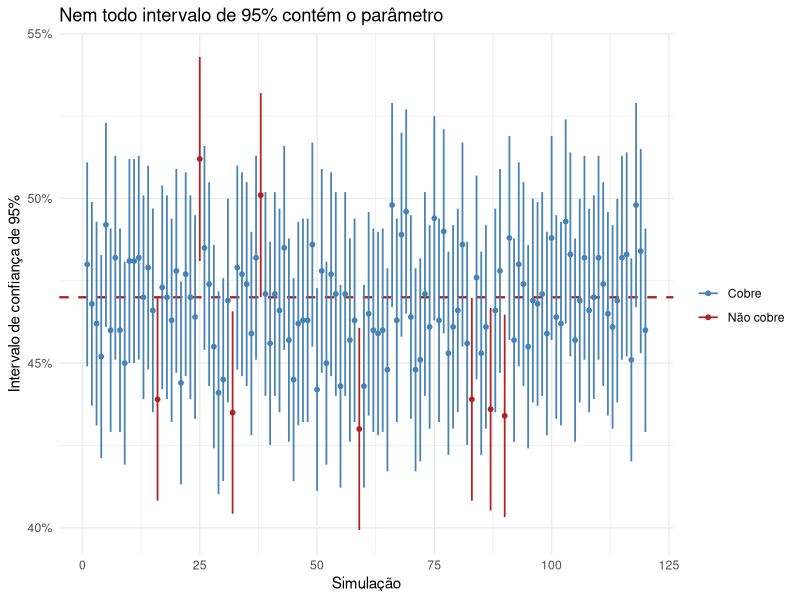
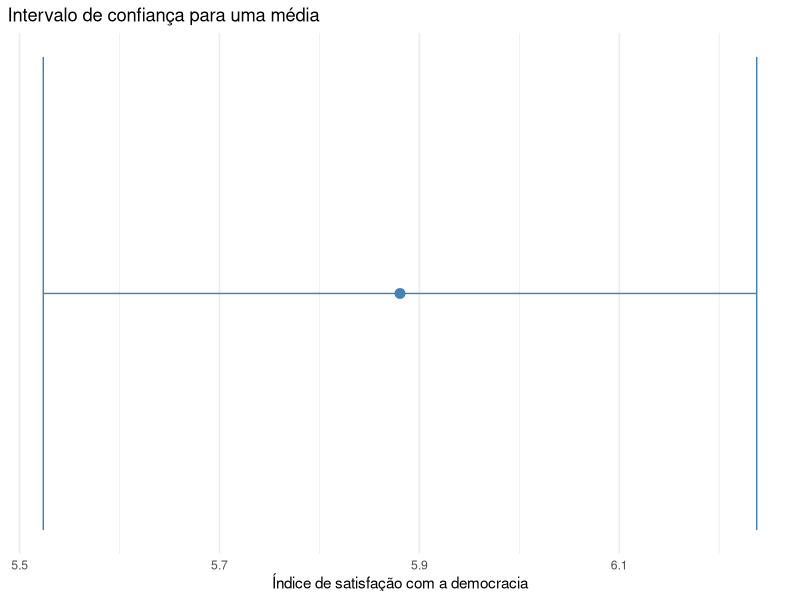

The R script that drew these images, in order:
# Aula 8 - Laboratório: inferência e intervalos de confiança
# Métodos Quantitativos e Técnicas em Ciência Política I / Métodos III
#
# Objetivo:
# 1. calcular uma estimativa pontual;
# 2. calcular erro-padrão e margem de erro;
# 3. construir intervalos de confiança para proporções;
# 4. simular a cobertura de intervalos de confiança;
# 5. comparar confiança, precisão e tamanho da amostra;
# 6. calcular um intervalo de confiança para uma média.

options(scipen = 999)


library(dplyr)
library(ggplot2)
library(scales)
library(tibble)


set.seed(20260624)


# -------------------------------------------------------------------
# 1. Uma população simulada
# -------------------------------------------------------------------

# Esta população não descreve uma pesquisa real.
# Ela serve para estudar a lógica dos intervalos de confiança.
#
# Imagine que queremos estimar a proporção de eleitores que aprova o governo.
# Como estamos simulando, sabemos o parâmetro verdadeiro.
# Em uma pesquisa real, esse parâmetro seria desconhecido.

n_populacao <- 100000
proporcao_verdadeira <- 0.47

populacao <- tibble(
  id = 1:n_populacao,
  aprova = rbinom(n_populacao, size = 1, prob = proporcao_verdadeira)
)

# Validação lógica simples:
# aprova deve ser sempre 0 ou 1 e não deve ter valores ausentes.

sum(is.na(populacao$aprova))
table(populacao$aprova)
mean(populacao$aprova)


# -------------------------------------------------------------------
# 2. Uma amostra e uma estimativa pontual
# -------------------------------------------------------------------

n_amostra <- 1000

amostra <- populacao |>
  slice_sample(n = n_amostra)

estimativa <- mean(amostra$aprova)
estimativa

# A estimativa pontual é o melhor chute com base na amostra.
# Mas ela não mostra sozinha quanta incerteza existe.


# -------------------------------------------------------------------
# 3. Erro-padrão, margem de erro e intervalo de confiança
# -------------------------------------------------------------------

# Para uma proporção, o erro-padrão aproximado é:
#
# EP = sqrt(p_chapeu * (1 - p_chapeu) / n)

erro_padrao <- sqrt(estimativa * (1 - estimativa) / n_amostra)
erro_padrao

# Para 95% de confiança, usamos aproximadamente 1,96.

z_95 <- qnorm(0.975)
z_95

margem_erro <- z_95 * erro_padrao
margem_erro

limite_inferior <- estimativa - margem_erro
limite_superior <- estimativa + margem_erro

intervalo_confianca <- tibble(
  estimativa = estimativa,
  erro_padrao = erro_padrao,
  margem_erro = margem_erro,
  limite_inferior = limite_inferior,
  limite_superior = limite_superior
)

intervalo_confianca

# Em percentual:

intervalo_confianca |>
  mutate(across(everything(), ~ percent(.x, accuracy = 0.1, decimal.mark = ",")))


# Tarefa 1:
# Troque n_amostra para 400, 1000 e 2400.
# O que acontece com a margem de erro?
# A estimativa muda exatamente do mesmo jeito que a margem de erro?


# -------------------------------------------------------------------
# 4. O que significa 95% de confiança?
# -------------------------------------------------------------------

# Vamos repetir a pesquisa muitas vezes.
# Em cada repetição, sorteamos uma amostra, calculamos a estimativa
# e construímos um intervalo de confiança.
#
# Como estamos em uma simulação, sabemos se cada intervalo contém
# a proporção verdadeira.

n_simulacoes <- 1000

simulacoes <- tibble(
  simulacao = 1:n_simulacoes,
  sucessos = rbinom(n_simulacoes, size = n_amostra, prob = proporcao_verdadeira)
) |>
  mutate(
    estimativa = sucessos / n_amostra,
    erro_padrao = sqrt(estimativa * (1 - estimativa) / n_amostra),
    margem_erro = z_95 * erro_padrao,
    limite_inferior = estimativa - margem_erro,
    limite_superior = estimativa + margem_erro,
    cobre_parametro = limite_inferior <= proporcao_verdadeira &
      limite_superior >= proporcao_verdadeira
  )

mean(simulacoes$cobre_parametro)

# O resultado deve ficar perto de 0,95, mas não precisa ser exatamente 0,95.
# A interpretação correta é sobre o procedimento repetido:
# se repetíssemos a pesquisa muitas vezes, cerca de 95% dos intervalos
# conteriam o parâmetro verdadeiro.


# -------------------------------------------------------------------
# 5. Visualizando a cobertura
# -------------------------------------------------------------------

simulacoes_grafico <- simulacoes |>
  filter(simulacao <= 120) |>
  mutate(
    status = if_else(cobre_parametro, "Cobre", "Não cobre"),
    status = factor(status, levels = c("Cobre", "Não cobre"))
  )

ggplot(simulacoes_grafico) +
  geom_hline(
    yintercept = proporcao_verdadeira,
    color = "firebrick",
    linetype = "dashed",
    linewidth = 0.8
  ) +
  geom_segment(
    aes(
      x = simulacao,
      xend = simulacao,
      y = limite_inferior,
      yend = limite_superior,
      color = status
    ),
    linewidth = 0.6
  ) +
  geom_point(aes(x = simulacao, y = estimativa, color = status), size = 1.3) +
  scale_color_manual(values = c("Cobre" = "steelblue", "Não cobre" = "firebrick")) +
  scale_y_continuous(labels = label_percent(accuracy = 1, decimal.mark = ",")) +
  labs(
    x = "Simulação",
    y = "Intervalo de confiança de 95%",
    color = "",
    title = "Nem todo intervalo de 95% contém o parâmetro"
  ) +
  theme_minimal()


# Tarefa 2:
# Rode a simulação com 100, 1000 e 5000 repetições.
# A cobertura observada se aproxima de 95% quando o número de simulações cresce?


# -------------------------------------------------------------------
# 6. Confiança e precisão
# -------------------------------------------------------------------

# Aumentar o nível de confiança aumenta a chance de cobertura.
# Mas isso tem custo: o intervalo fica mais largo.

niveis <- tibble(
  nivel = c(0.80, 0.90, 0.95, 0.99)
) |>
  mutate(
    z_critico = qnorm(1 - (1 - nivel) / 2),
    margem_erro = z_critico * erro_padrao
  )

niveis

niveis |>
  mutate(
    nivel = percent(nivel, accuracy = 1, decimal.mark = ","),
    margem_erro = percent(margem_erro, accuracy = 0.1, decimal.mark = ",")
  )


# Tarefa 3:
# Por que um intervalo de 99% é mais largo que um intervalo de 95%?
# Se você precisa de mais confiança, o que acontece com a precisão?


# -------------------------------------------------------------------
# 7. Tamanho de amostra para proporções
# -------------------------------------------------------------------

# Para 95% de confiança, uma aproximação comum para proporções é:
#
# n = 1,96^2 * p * (1 - p) / margem^2
#
# Quando não sabemos p, usamos p = 0,5.
# Esse é o caso mais conservador, porque maximiza p * (1 - p).

margens_desejadas <- tibble(
  margem = c(0.05, 0.03, 0.02, 0.01)
) |>
  mutate(
    n_necessario = ceiling(z_95^2 * 0.5 * 0.5 / margem^2)
  )

margens_desejadas

margens_desejadas |>
  mutate(
    margem = percent(margem, accuracy = 1, decimal.mark = ",")
  )


# Tarefa 4:
# Qual tamanho de amostra é necessário para uma margem de erro de 2 pontos?
# E para 1 ponto?
# O tamanho quadruplica, dobra ou aumenta pouco?


# -------------------------------------------------------------------
# 8. Intervalo de confiança para uma média
# -------------------------------------------------------------------

# Agora vamos usar uma variável contínua.
# Imagine um índice de satisfação com a democracia, de 0 a 10.

set.seed(20260625)

populacao_satisfacao <- tibble(
  id = 1:n_populacao,
  satisfacao = pmin(pmax(rnorm(n_populacao, mean = 5.8, sd = 1.9), 0), 10)
)

amostra_satisfacao <- populacao_satisfacao |>
  slice_sample(n = 120)

media_satisfacao <- mean(amostra_satisfacao$satisfacao)
desvio_satisfacao <- sd(amostra_satisfacao$satisfacao)
erro_padrao_media <- desvio_satisfacao / sqrt(nrow(amostra_satisfacao))

# Como não conhecemos o desvio-padrão da população, usamos a distribuição t.

t_critico <- qt(0.975, df = nrow(amostra_satisfacao) - 1)
t_critico

margem_media <- t_critico * erro_padrao_media

ic_media <- tibble(
  media = media_satisfacao,
  erro_padrao = erro_padrao_media,
  limite_inferior = media_satisfacao - margem_media,
  limite_superior = media_satisfacao + margem_media
)

ic_media

ggplot(ic_media, aes(x = 1, y = media)) +
  geom_errorbar(aes(ymin = limite_inferior, ymax = limite_superior),
    width = 0.08,
    color = "steelblue"
  ) +
  geom_point(color = "steelblue", size = 3) +
  coord_flip() +
  scale_x_continuous(NULL, breaks = NULL) +
  labs(
    y = "Índice de satisfação com a democracia",
    title = "Intervalo de confiança para uma média"
  ) +
  theme_minimal()


# Tarefa 5:
# Troque o tamanho da amostra de satisfação para 40, 120 e 500.
# O que acontece com o intervalo?
# A média amostral muda mais ou menos quando n aumenta?


# -------------------------------------------------------------------
# 9. O que o intervalo de confiança não resolve
# -------------------------------------------------------------------

# Intervalo de confiança mede incerteza amostral.
# Ele não corrige uma amostra enviesada.

set.seed(20260626)

populacao_vies <- tibble(
  id = 1:n_populacao,
  ensino_superior = rbinom(n_populacao, size = 1, prob = 0.32)
) |>
  mutate(
    aprova = rbinom(
      n_populacao,
      size = 1,
      prob = if_else(ensino_superior == 1, 0.38, 0.51)
    ),
    responde_online = rbinom(
      n_populacao,
      size = 1,
      prob = if_else(ensino_superior == 1, 0.80, 0.35)
    )
  )

parametro_total <- mean(populacao_vies$aprova)
parametro_online <- mean(populacao_vies$aprova[populacao_vies$responde_online == 1])

parametro_total
parametro_online

amostra_aleatoria <- populacao_vies |>
  slice_sample(n = 1000)

amostra_online <- populacao_vies |>
  filter(responde_online == 1) |>
  slice_sample(n = 1000)

mean(amostra_aleatoria$aprova)
mean(amostra_online$aprova)

# A amostra online pode ter intervalo estreito e mesmo assim estar errada
# para a população total, porque o problema é viés de seleção.


# Tarefa 6:
# Aumente o tamanho da amostra online para 5000.
# A estimativa online se aproxima do parâmetro total?
# O que isso ensina sobre amostras de conveniência?
